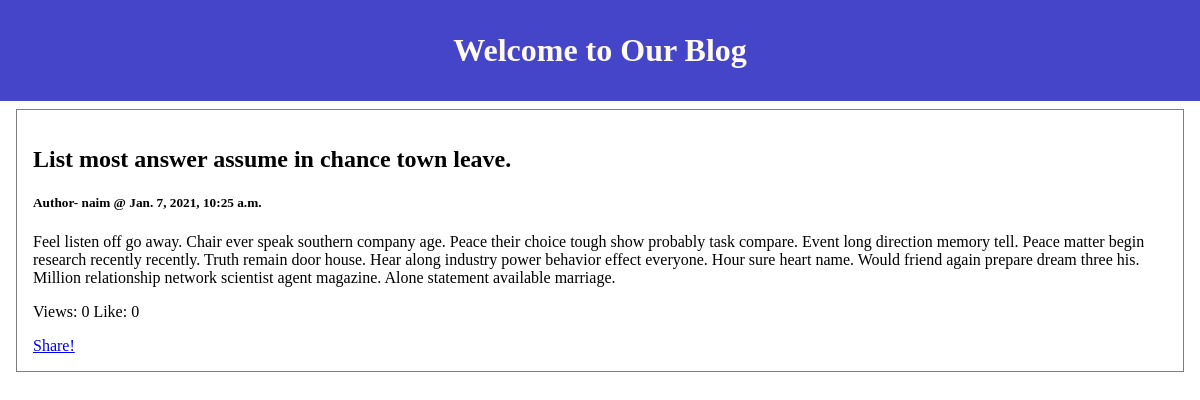
/blog/2021/1/7/List-most-answer-assume-in-chance-town-leave/, run on the app's committed database.
### blog/models.py (models this page shows, shortened)
class Post(models.Model):
    STATUS_CHOICES = (
        ('draft', 'Draft'),
        ('published', 'Published'),
    )
    objects = models.Manager() #default Manager
    published = PublishedManager()
    title = models.CharField(max_length=50, null=True)
    slug = models.SlugField(max_length=250, unique_for_date='publish', null=True)
    author = models.ForeignKey(User,
                                on_delete=models.CASCADE,
                                related_name='blog_posts',
                                null=True)
    body = models.TextField(null=True)
    publish = models.DateTimeField(default=timezone.now)
    created = models.DateTimeField(auto_now_add=True, null=True)
    updated = models.DateTimeField(auto_now=True, null=True)
    views = models.IntegerField(default=0)
    like = models.IntegerField(default=0)
    status = models.CharField(max_length=10, choices=STATUS_CHOICES, default="draft")
    class Meta:
        ordering = ('-publish',)

### blog/views.py (the view)
# urls.py: path('<int:year>/<int:month>/<int:day>/<slug:post_slug>/', views.post_details, name='post_details'),
def post_details(req, year, month, day, post_slug):
    post = get_object_or_404(Post,
        slug=post_slug,
        status='published',
        publish__year=year,
        publish__month=month,
        publish__day=day)
    return render(req, 'blog/post_details.html', {"post": post})

### templates/blog/post_details.html
{% extends "blog/base.html" %}
{% block content %}
    <h2>{{ post.title }}</h2>
    <h5>Author- {{post.author}} @ {{post.publish}}</h5>
    <p>
        {{post.body}}
    </p>
    <p>
        Views: {{post.views}} Like: {{post.like}}
    </p>
    <div>
        <a href="share/{{post.id}}">Share!</a>
    </div>
{% endblock %}

### static/css/styles.css (style rules this page uses)
body { padding: 0px; margin: 0px; }

### data on the page
Post: title "List most answer assume in chance town leave.", author "naim", publish "Jan. 7, 2021, 10:25 a.m.", body "Feel listen off go away. Chair ever speak southern company age. Peace their choice tough show probably task compare. Event long direction memory tell. Peace matter begin research recently recently. Truth remain door house. Hear along industry power behavior effect everyone. Hour sure heart name. Would friend again prepare dream three his. Million relationship network scientist agent magazine. Alone statement available marriage.", views "0", like "0"
